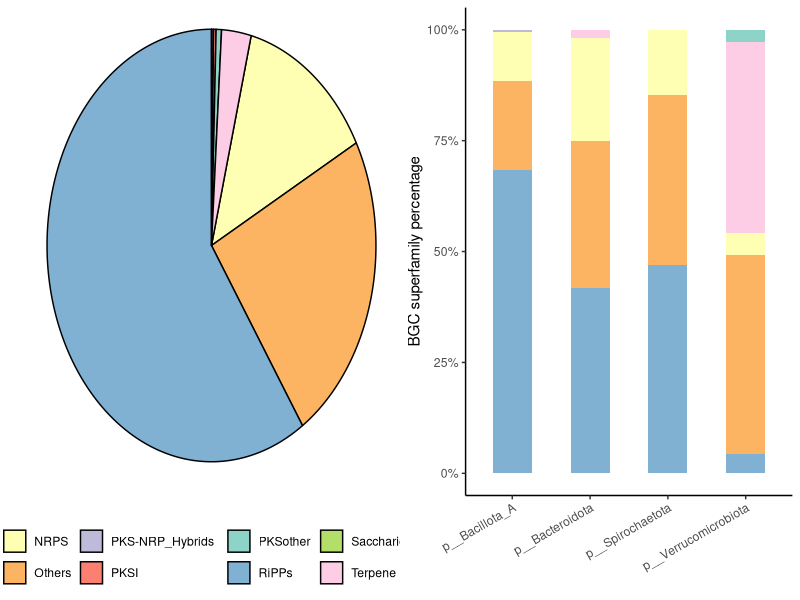

The R source for this figure:
library(tidyr)
library(ggplot2)
library(scales)
library(RColorBrewer)
library(dplyr)
#install.packages('ggforce')
library(ggforce)
library(ggpubr)
library(stringr)

All_SGBs_BGCs <- read.table("0.data/BGC.Network_Annotations_Full.QTP.tsv", sep = "\t", header = T)
#All_SGBs_BGCs <- All_SGBs_BGCs[,c(3,5)]
All_SGBs_BGCs$SGBs <- str_split_fixed(All_SGBs_BGCs$Description, "_k141", 2)[,1]
#colnames(All_SGBs_BGCs) <- c("Contigs", "BGCs", "SGBs")
#write.csv(SGBs_profile_sample, file = "SGBs_profile_sample.csv")
All_SGBs_taxonomy <- read.csv("0.data/QTP_SGBs_14062_GTDB_r214.csv")
All_SGBs_taxonomy <- separate(data = All_SGBs_taxonomy, col = taxonomy, 
                     into = c("Kingdom", "Phylum", "Class", "Order", "Family", "Genus", "Species"), sep = ";")
All_SGBs_taxonomy <- All_SGBs_taxonomy[,c(1,3)]


### all
# All 饼图
all_SGB_BGC_taxo <- merge(All_SGBs_BGCs, All_SGBs_taxonomy, by.x = "SGBs", by.y = "SGB_ID")
write.csv(all_SGB_BGC_taxo, file = "all_SGB_BGC_taxo.csv")
all_BGC_class <- as.data.frame(table(all_SGB_BGC_taxo$BiG.SCAPE.class))
colnames(all_BGC_class) <- c("BGC_class", "all")
all_BGC_class <- all_BGC_class[order(all_BGC_class$all),]
p_all <- ggplot()+
  theme(panel.grid.major = element_blank(),
        panel.grid.minor = element_blank(),
        axis.ticks = element_blank(), 
        axis.text.y = element_blank(),
        axis.text.x = element_blank(),
        legend.title=element_blank(), 
        panel.border = element_blank(),
        panel.background = element_blank()) +
  xlab("") + ylab('') +
  scale_fill_manual(values = c("NRPS" = "#ffffb3", "Others" = "#fdb462", "PKS-NRP_Hybrids" = "#bebada", 
                               "PKSI" = "#fb8072", "PKSother" = "#8dd3c7", "RiPPs" = "#80b1d3",
                               "Saccharides" = "#b3de69", "Terpene" = "#fccde5"))+
  geom_arc_bar(data=all_BGC_class,
               stat = "pie",
               aes(x0=0,y0=0,r0=0,r=2,
                   amount = all, fill = BGC_class))+
  theme(legend.position = "bottom")
# four phylum 柱状图
all_BGC_data_annotation_4phylum <- all_SGB_BGC_taxo[which((all_SGB_BGC_taxo$Phylum=="p__Bacillota_A")|(all_SGB_BGC_taxo$Phylum=="p__Bacteroidota")|(all_SGB_BGC_taxo$Phylum=="p__Verrucomicrobiota")|(all_SGB_BGC_taxo$Phylum=="p__Spirochaetota")),]
all_BGC_data_annotation_4phylum$Phylum <- factor(all_BGC_data_annotation_4phylum$Phylum, levels = c("p__Bacillota_A", "p__Bacteroidota", "p__Spirochaetota", "p__Verrucomicrobiota"))
all_BGC_data_annotation_4phylum$BiG.SCAPE.class <- factor(all_BGC_data_annotation_4phylum$BiG.SCAPE.class, levels = c( "Saccharides", "PKS-NRP_Hybrids","PKSI","PKSother","Terpene","NRPS", "Others","RiPPs"))
p_all_BGC_class <- ggplot(all_BGC_data_annotation_4phylum, aes(x = Phylum, fill = BiG.SCAPE.class)) +
  geom_bar(position="fill", stat = "count", width = 0.5) + 
  scale_fill_manual(values=c("NRPS" = "#ffffb3", "Others" = "#fdb462", "PKS-NRP_Hybrids" = "#bebada", 
                             "PKSI" = "#fb8072", "PKSother" = "#8dd3c7", "RiPPs" = "#80b1d3",
                             "Saccharides" = "#b3de69", "Terpene" = "#fccde5")) +   
  scale_y_continuous(labels = percent) +   
  labs(x = "",
       y = "BGC superfamily percentage") +
  theme_classic() +
  theme(axis.text.x = element_text(angle = 30, hjust = 1, vjust = 1))+
  theme(legend.position = "none")

p_all_BGC <- ggarrange(p_all, p_all_BGC_class, widths = c(1,1), nrow = 1)
ggsave(p_all_BGC, filename = "all_BGC.pdf", width = 10, height = 6)

